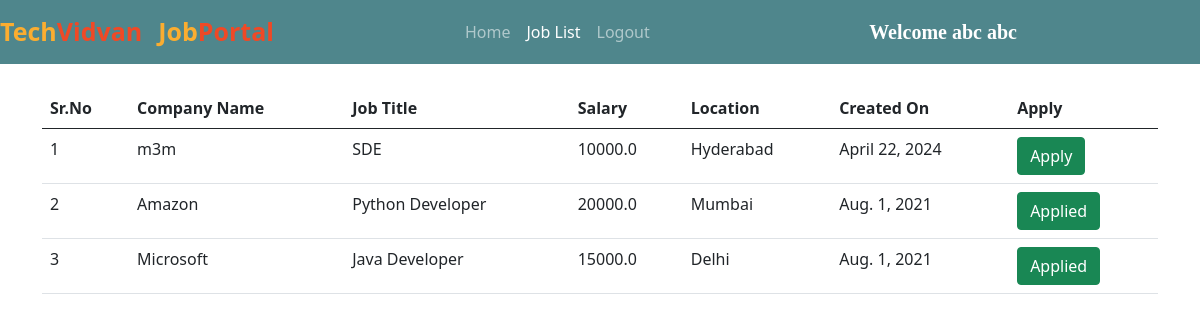
The app's page /all_jobs/ (signed in) with its own data.
### jobs/models.py (models this page shows, shortened)
class Job(models.Model):
    company = models.ForeignKey(Company, on_delete=models.CASCADE)
    start_date = models.DateField()
    end_date = models.DateField()
    title = models.CharField(max_length=200)
    salary = models.FloatField()
    image = models.ImageField(upload_to="")
    description = models.TextField(max_length=400)
    experience = models.CharField(max_length=100)
    location = models.CharField(max_length=100)
    skills = models.CharField(max_length=200)
    creation_date = models.DateField()

class Company(models.Model):
    user = models.ForeignKey(User, on_delete=models.CASCADE)
    phone = models.CharField(max_length=10)
    image = models.ImageField(upload_to="")
    gender = models.CharField(max_length=10)
    type = models.CharField(max_length=15)
    status = models.CharField(max_length=20)
    company_name = models.CharField(max_length=100)

### jobs/views.py (the view)
# urls.py: path("all_jobs/", views.all_jobs, name="all_jobs"),
def all_jobs(request):
    jobs = Job.objects.all().order_by('-start_date')
    applicant = Applicant.objects.get(user=request.user)
    apply = Application.objects.filter(applicant=applicant)
    data = []
    for i in apply:
        data.append(i.job.id)
    return render(request, "all_jobs.html", {'jobs':jobs, 'data':data})

### jobs/templates/all_jobs.html (shortened to what this page needs)
{% extends 'user_navbar.html' %}
{% block job_list %} active {% endblock %}
{% block body %}
<div class="container mt-4">
<table class="table table-hover" id="example">
    <thead>
        <tr>
            <th>Sr.No</th>
            <th>Company Name</th>
            <th>Job Title</th>
            <th>Salary</th>
            <th>Location</th>
            <th>Created On</th>
            <th>Apply</th>
        </tr>
    </thead>
    <tbody>
        {% for job in jobs %}
        <tr>
            <td>{{forloop.counter}}</td>
            <td>{{job.company.company_name}}</td>
            <td>{{job.title}}</td>
            <td>{{job.salary}}</td>
            <td>{{job.location}}</td>
            <td>{{job.creation_date}}</td>
            {% if job.id in data %}
            <td><a class="btn btn-success">Applied</a></td>
            {% else %}
            <td><a href="/job_detail/{{job.id}}/" class="btn btn-success">Apply</a></td>
            {% endif %}
        </tr>
        {% endfor %}
    </tbody>
</table>
</div>
{% endblock %}

### jobs/templates/user_navbar.html (shortened to what this page needs)
<!doctype html>
<html lang="en">
<head>
  <link href="https://cdn.jsdelivr.net/npm/bootstrap@5.0.2/dist/css/bootstrap.min.css" rel="stylesheet"
>
  <link rel="stylesheet" href="https://cdnjs.cloudflare.com/ajax/libs/font-awesome/5.15.3/css/all.min.css">
</head>
<body>
  <nav class="navbar navbar-expand-lg navbar-dark sticky-top">
      <a class="navbar-brand" href="/"><span class="head1">Tech</span><span class="head2">Vidvan</span></a>
      <a class="navbar-brand" href="#"><span class="head1">Job</span><span class="head2">Portal</span></a>
      <div class="container w-50">
        <div class="collapse navbar-collapse" id="navbarSupportedContent">
          <ul class="navbar-nav me-auto mb-2 mb-lg-0">
            <li class="nav-item">
              <a class="nav-link {% block home %}{% endblock %}" aria-current="page" href="/user_homepage/">Home</a>
            </li>
            <li class="nav-item">
              <a class="nav-link {% block job_list %}{% endblock %}" href="/all_jobs/">Job List</a>
            </li>
            <li class="nav-item">
              <a class="nav-link" href="/logout/">Logout</a>
            </li>
          </ul>
          <a class="navbar-brand" style="font-weight: bold; font-family: 'Times New Roman', Times, serif;"
            href="#">Welcome {{request.user.get_full_name}}</a>
        </div>
      </div>
  </nav>
  {% block body %}
  {% endblock %}
</body>
</html>
</html>

### jobs/templates/user_navbar.html (style rules this page uses)
.navbar { background-color: #4f868c; }
.head1 { color: #FBAD30; font-size: 25px; font-weight: bold; height: 50px; }
.head2 { color: #EF4926; font-size: 25px; font-weight: bold; }

### records on screen
Job: company.company_name "m3m", title "SDE", salary "10000.0", location "Hyderabad", creation_date "April 22, 2024"
Job: company.company_name "Amazon", title "Python Developer", salary "20000.0", location "Mumbai", creation_date "Aug. 1, 2021", shows "Applied"
Job: company.company_name "Microsoft", title "Java Developer", salary "15000.0", location "Delhi", creation_date "Aug. 1, 2021", shows "Applied"

### other values on screen
{{ request.user.get_full_name }} "abc abc"
